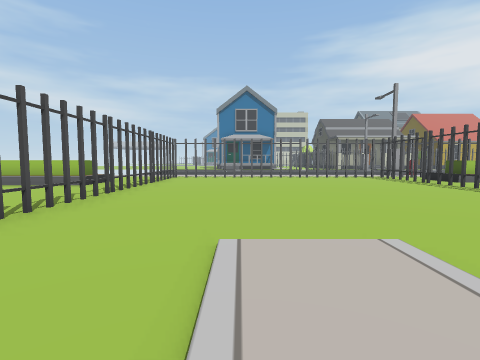
View 1 (above)

14 first-person views from a walk through a 3-D level made in the Unity game engine. The camera is 1.2 m above the floor, tilts 4° down and sees 85° across. The floor is counted in squares, 2 m on a side. Each view is taken from the middle of a square. On the plan, view 1 faces up. The plan holds only what a view shows up to about 9 squares ahead; the rest is blank. The place goes on beyond the plan. The player is left out.

View 2
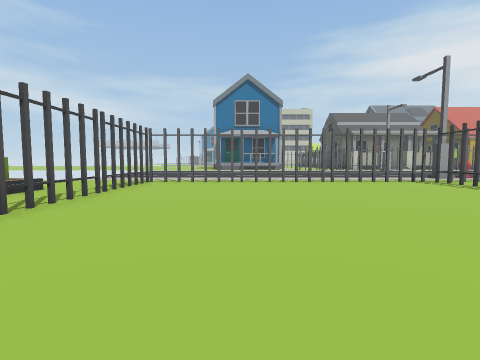

View 3
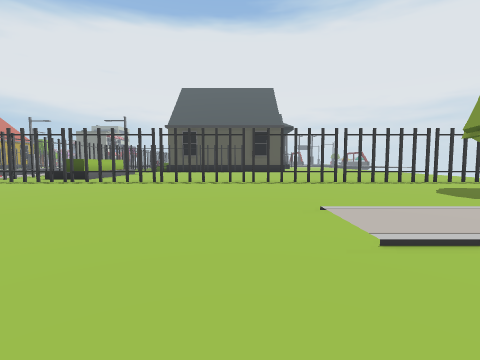

View 4
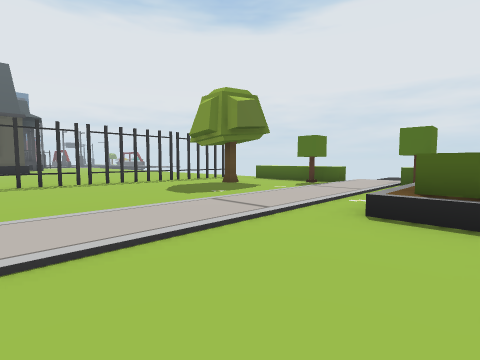

View 5
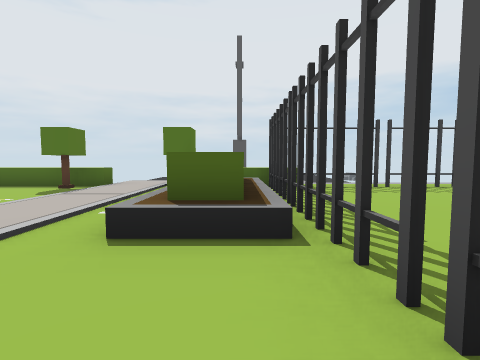

View 6
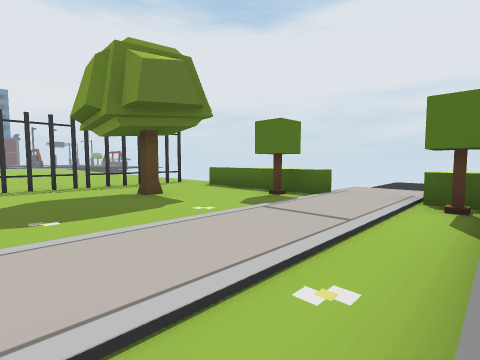

View 7
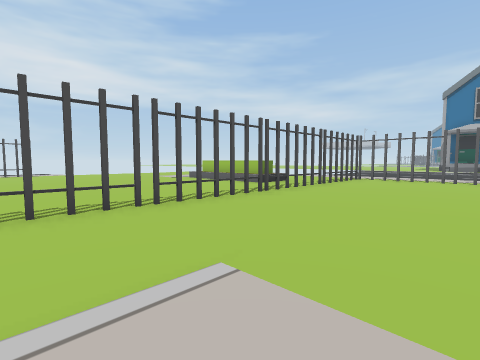

View 8
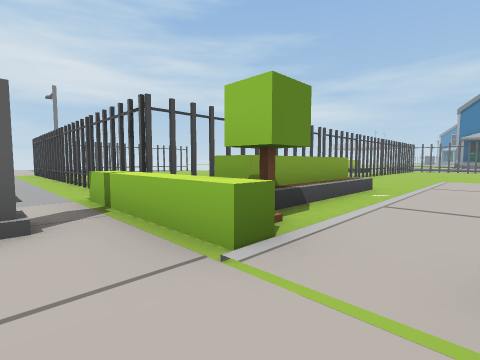

View 9
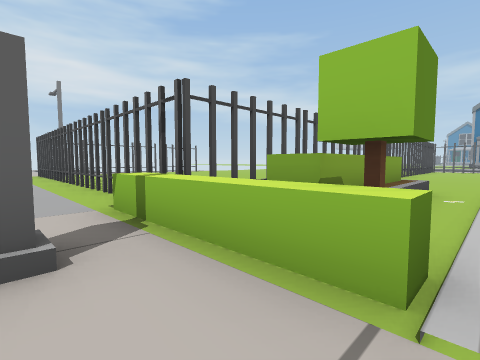

View 10
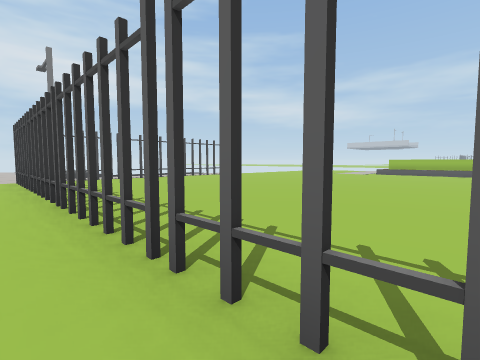

View 11
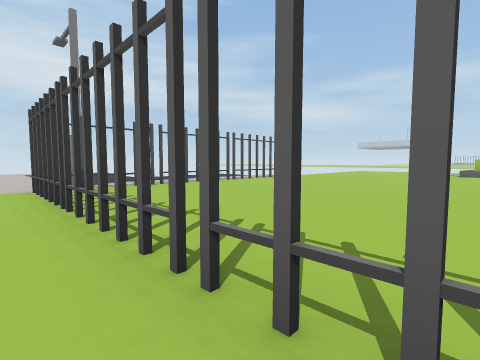

View 12
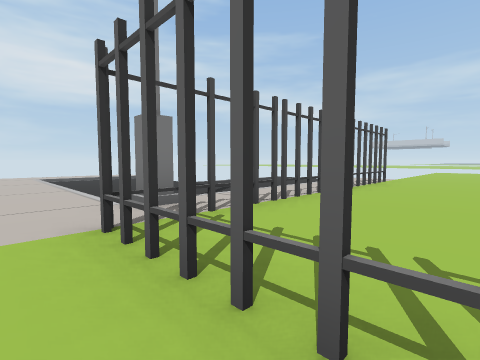

View 13
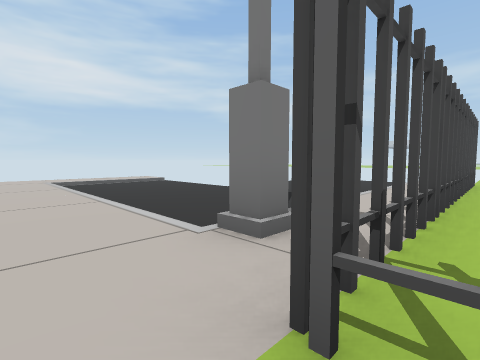

View 14
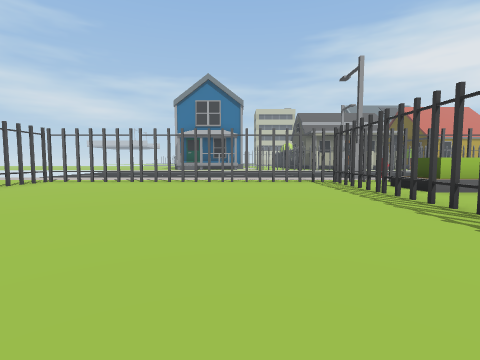

### Floor plan
Key: @ floor where view 1 was taken; # wall or solid block; x gap in a wall; . floor; / step, stairs or slope; T thing the floor can be seen under or through; R tree; O other object.
Columns run from 15 left of view 1 to 10 right of it. Each row starts with its distance up from view 1.
 12           ............/
 11           ..T#######x#####
 10           ..T........#.
  9            .T........#OOOO
  8         OOO.x........T.
  7          //.T........T.
  6          ...T........T.
  5   ..   .....T........T.
  4   .. .......T........T.
  3 /...........T..........
  2 /#..........T........#.
  1 /#..........T........x...
  0 /#..........T..@.....T...
 -1 /#..........x//......T..
 -2 /#..........#O/......T....
 -3 /#...........O/....R.x....
 -4 /#...........O/......#...
 -5 ..####x.#####OR..R......
 -6 .................OOO #
 -7             .#...

Where each view was taken, in squares from view 1:
view 1: 0 up, 0 right, facing up
view 2: 3 up, 0 right, facing up
view 3: 3 up, 2 left, facing right
view 4: 2 up, 2 left, facing down-right
view 5: 1 up, 2 left, facing down
view 6: 1 down, 1 left, facing down-right
view 7: 1 up, 1 right, facing up-left
view 8: 7 down, 1 right, facing up-left
view 9: 7 down, 0 right, facing up-left
view 10: 6 down, 4 left, facing up-left
view 11: 6 down, 7 left, facing up-left
view 12: 6 down, 11 left, facing up-left
view 13: 6 down, 13 left, facing up-left
view 14: 3 up, 3 right, facing up
